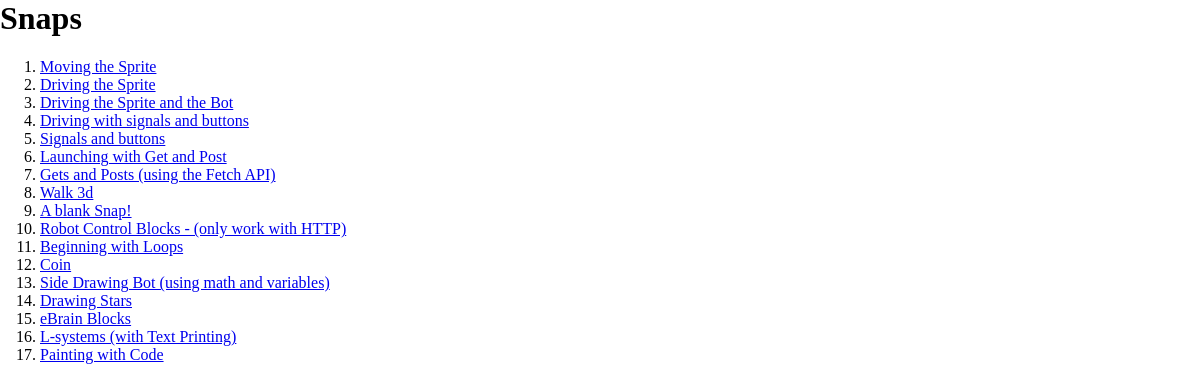
The app's page /courses/snaps/, older data.
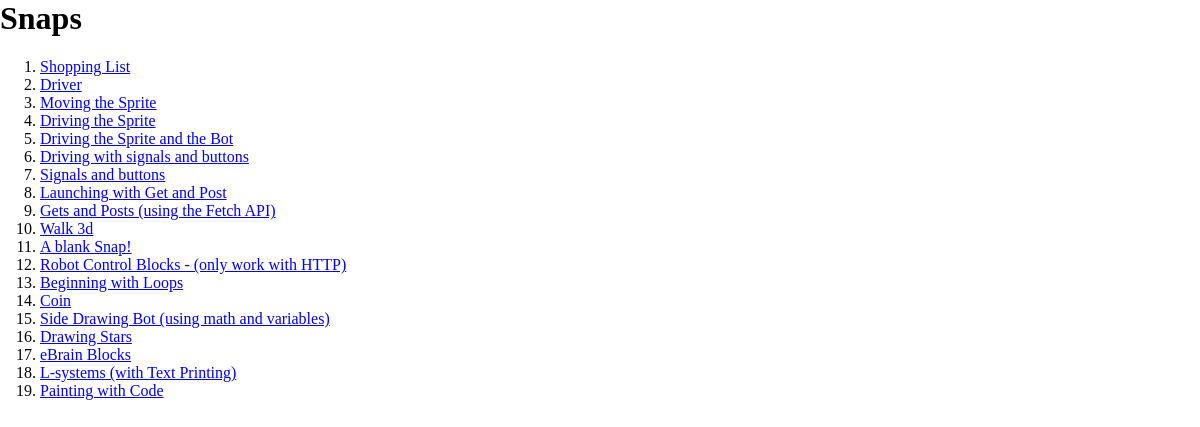
The same page, newer data.
### courses/models.py (models this page shows, shortened)
class Snap(models.Model):
    title = models.CharField(max_length=200)
    subtile = models.CharField(max_length=200)
    description = models.CharField(max_length=500)
    page = models.ManyToManyField(Lession, blank=True)
    slug = models.SlugField(unique=True, blank=True)
    my_order = models.PositiveIntegerField(default=0, blank=False, null=False)
    file = models.FileField(upload_to='snap/%Y/%m/%d/', null=True, verbose_name="")
    http_only = models.BooleanField(default=False, blank=False, null=False)
    class Meta:
        ordering = ['my_order']

### courses/views/snap_views.py (the view)
class SnapListView(ListView):
    model = Snap
    template_name = "courses/snap_list.html"
    paginate_by = 20
    context_object_name = "snap_list"
    allow_empty = True
    page_kwarg = 'page'
    paginate_orphans = 0
    def __init__(self, **kwargs):
        return super(SnapListView, self).__init__(**kwargs)
    def dispatch(self, *args, **kwargs):
        return super(SnapListView, self).dispatch(*args, **kwargs)
    def get(self, request, *args, **kwargs):
        return super(SnapListView, self).get(request, *args, **kwargs)
    def get_queryset(self):
        return super(SnapListView, self).get_queryset()
    def get_allow_empty(self):
        return super(SnapListView, self).get_allow_empty()
    def get_context_data(self, *args, **kwargs):
        ret = super(SnapListView, self).get_context_data(*args, **kwargs)
        return ret
    def get_paginate_by(self, queryset):
        return super(SnapListView, self).get_paginate_by(queryset)
    def get_context_object_name(self, object_list):
        return super(SnapListView, self).get_context_object_name(object_list)
    def paginate_queryset(self, queryset, page_size):
        return super(SnapListView, self).paginate_queryset(queryset, page_size)
    def get_paginator(self, queryset, per_page, orphans=0, allow_empty_first_page=True):
        return super(SnapListView, self).get_paginator(queryset, per_page, orphans=0, allow_empty_first_page=True)
    def render_to_response(self, context, **response_kwargs):
        return super(SnapListView, self).render_to_response(context, **response_kwargs)
    def get_template_names(self):
        return super(SnapListView, self).get_template_names()

### courses/templates/courses/snap_list.html (shortened to what this page needs)
{% extends "courses/snap_base.html" %}
{% block content %}
<h1>Snaps</h1>
<ol>
    {% for snap in snap_list %}
    <li><a href={% url "courses:snap_detail" snap.slug %}>{{ snap.title }}</a>
        </li>
    {% empty %}
    <li>No Snaps yet.</li>
    {% endfor %}
</ol>
{% endblock %}

### courses/templates/courses/snap_base.html
{% extends "base.html" %}

### courses/templates/base.html (shortened to what this page needs)
{% load static %}
<html>
  <head>
    <link rel="stylesheet"  type="text/css" href="{% static 'css/style.css' %}">
    <link rel="stylesheet/less" type="text/css" href="{% static 'css/style.less' %}" />
  </head>
  <body style="margin: 0;">
    <div id="swup" class="content container transition-fade">
      <div class="row">
        <div class="col-md-8">
          {% block content %}
          {% endblock %}
        </div>
      </div>
    </div>
  </body>
</html>

### static/css/style.css (style rules this page uses)
.transition-fade { transition: 0.4s; opacity: 1; }

Row changes from the older to the newer data that the page shows:
added Snap: title "Shopping List"
added Snap: title "Driver"
